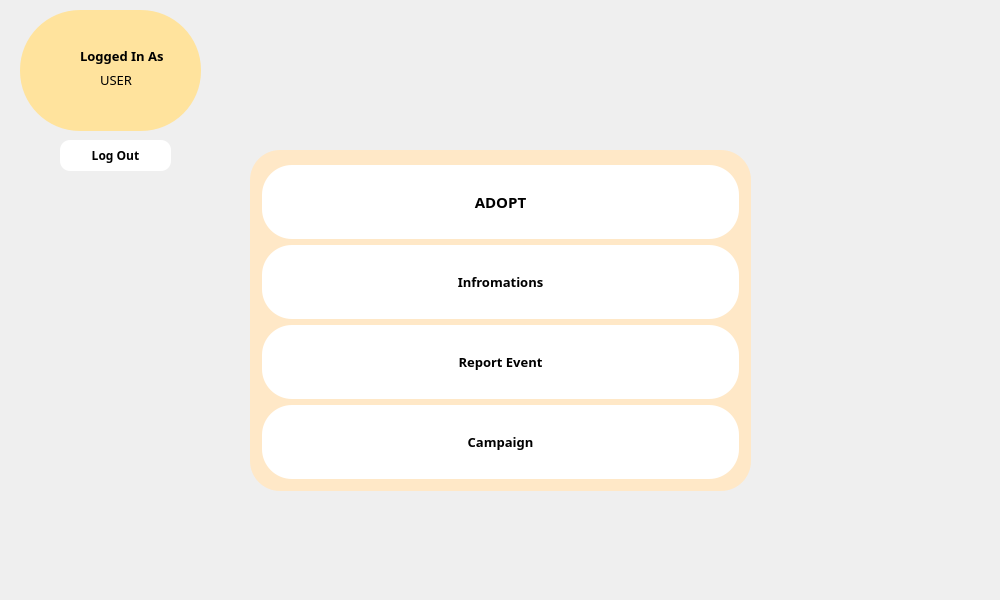
<?xml version="1.0" encoding="UTF-8"?>
<ui version="4.0">
 <class>UserMenu</class>
 <widget class="QDialog" name="UserMenu">
  <property name="geometry">
   <rect>
    <x>0</x>
    <y>0</y>
    <width>1000</width>
    <height>600</height>
   </rect>
  </property>
  <property name="sizePolicy">
   <sizepolicy hsizetype="Preferred" vsizetype="Preferred">
    <horstretch>0</horstretch>
    <verstretch>0</verstretch>
   </sizepolicy>
  </property>
  <property name="windowTitle">
   <string>Dialog</string>
  </property>
  <property name="styleSheet">
   <string notr="true">#UserMenu{
	border-image: url(:/img/istockphoto-1163775073-612x612.jpg);
}</string>
  </property>
  <widget class="QGroupBox" name="groupBox">
   <property name="geometry">
    <rect>
     <x>250</x>
     <y>150</y>
     <width>501</width>
     <height>341</height>
    </rect>
   </property>
   <property name="sizePolicy">
    <sizepolicy hsizetype="Preferred" vsizetype="Preferred">
     <horstretch>0</horstretch>
     <verstretch>0</verstretch>
    </sizepolicy>
   </property>
   <property name="styleSheet">
    <string notr="true">#groupBox{
	background-color: rgb(255, 232, 199);
	border-color: rgb(255, 213, 179);
border-radius:30px;
}</string>
   </property>
   <property name="title">
    <string/>
   </property>
   <layout class="QVBoxLayout" name="verticalLayout">
    <item>
     <widget class="QPushButton" name="pushButton">
      <property name="sizePolicy">
       <sizepolicy hsizetype="Preferred" vsizetype="Preferred">
        <horstretch>0</horstretch>
        <verstretch>0</verstretch>
       </sizepolicy>
      </property>
      <property name="font">
       <font>
        <family>Segoe Script</family>
        <pointsize>11</pointsize>
        <bold>true</bold>
       </font>
      </property>
      <property name="styleSheet">
       <string notr="true">#pushButton{
	background-color: rgb(255, 255, 255);
border-radius:30px;
}</string>
      </property>
      <property name="text">
       <string>ADOPT</string>
      </property>
     </widget>
    </item>
    <item>
     <widget class="QPushButton" name="pushButton_3">
      <property name="sizePolicy">
       <sizepolicy hsizetype="Preferred" vsizetype="Preferred">
        <horstretch>0</horstretch>
        <verstretch>0</verstretch>
       </sizepolicy>
      </property>
      <property name="font">
       <font>
        <family>Segoe Script</family>
        <pointsize>10</pointsize>
        <bold>true</bold>
       </font>
      </property>
      <property name="styleSheet">
       <string notr="true">#pushButton_3{
	background-color: rgb(255, 255, 255);
border-radius:30px;
}</string>
      </property>
      <property name="text">
       <string>Infromations</string>
      </property>
     </widget>
    </item>
    <item>
     <widget class="QPushButton" name="pushButton_4">
      <property name="sizePolicy">
       <sizepolicy hsizetype="Preferred" vsizetype="Preferred">
        <horstretch>0</horstretch>
        <verstretch>0</verstretch>
       </sizepolicy>
      </property>
      <property name="font">
       <font>
        <family>Segoe Script</family>
        <pointsize>10</pointsize>
        <bold>true</bold>
       </font>
      </property>
      <property name="styleSheet">
       <string notr="true">#pushButton_4{
	background-color: rgb(255, 255, 255);
border-radius:30px;
}</string>
      </property>
      <property name="text">
       <string>Report Event</string>
      </property>
     </widget>
    </item>
    <item>
     <widget class="QPushButton" name="pushButton_2">
      <property name="sizePolicy">
       <sizepolicy hsizetype="Preferred" vsizetype="Preferred">
        <horstretch>0</horstretch>
        <verstretch>0</verstretch>
       </sizepolicy>
      </property>
      <property name="font">
       <font>
        <family>Segoe Script</family>
        <pointsize>10</pointsize>
        <bold>true</bold>
       </font>
      </property>
      <property name="styleSheet">
       <string notr="true">#pushButton_2{
	background-color: rgb(255, 255, 255);
border-radius:30px;
}</string>
      </property>
      <property name="text">
       <string>Campaign</string>
      </property>
     </widget>
    </item>
   </layout>
  </widget>
  <widget class="QGroupBox" name="groupBox_2">
   <property name="geometry">
    <rect>
     <x>20</x>
     <y>10</y>
     <width>181</width>
     <height>121</height>
    </rect>
   </property>
   <property name="styleSheet">
    <string notr="true">background-color: rgb(255, 227, 157);
border-radius:60px;</string>
   </property>
   <property name="title">
    <string/>
   </property>
   <widget class="QGroupBox" name="groupBox_3">
    <property name="geometry">
     <rect>
      <x>10</x>
      <y>30</y>
      <width>51</width>
      <height>41</height>
     </rect>
    </property>
    <property name="styleSheet">
     <string notr="true">border-image: url(:/img/account.png);
border-radius:60px;</string>
    </property>
    <property name="title">
     <string/>
    </property>
   </widget>
   <widget class="QLabel" name="label">
    <property name="geometry">
     <rect>
      <x>60</x>
      <y>30</y>
      <width>111</width>
      <height>31</height>
     </rect>
    </property>
    <property name="font">
     <font>
      <family>Segoe Script</family>
      <pointsize>10</pointsize>
      <bold>true</bold>
     </font>
    </property>
    <property name="text">
     <string>Logged In As</string>
    </property>
   </widget>
   <widget class="QLabel" name="label_2">
    <property name="geometry">
     <rect>
      <x>80</x>
      <y>60</y>
      <width>63</width>
      <height>20</height>
     </rect>
    </property>
    <property name="font">
     <font>
      <family>Segoe Script</family>
      <pointsize>10</pointsize>
     </font>
    </property>
    <property name="text">
     <string>USER</string>
    </property>
   </widget>
  </widget>
  <widget class="QPushButton" name="pushButton_5">
   <property name="geometry">
    <rect>
     <x>60</x>
     <y>140</y>
     <width>111</width>
     <height>31</height>
    </rect>
   </property>
   <property name="font">
    <font>
     <family>Segoe Script</family>
     <bold>true</bold>
    </font>
   </property>
   <property name="styleSheet">
    <string notr="true">#pushButton_5{
	background-color: rgb(255, 255, 255);
border-radius:10px;
}</string>
   </property>
   <property name="text">
    <string>Log Out</string>
   </property>
  </widget>
 </widget>
 <resources/>
 <connections/>
</ui>
